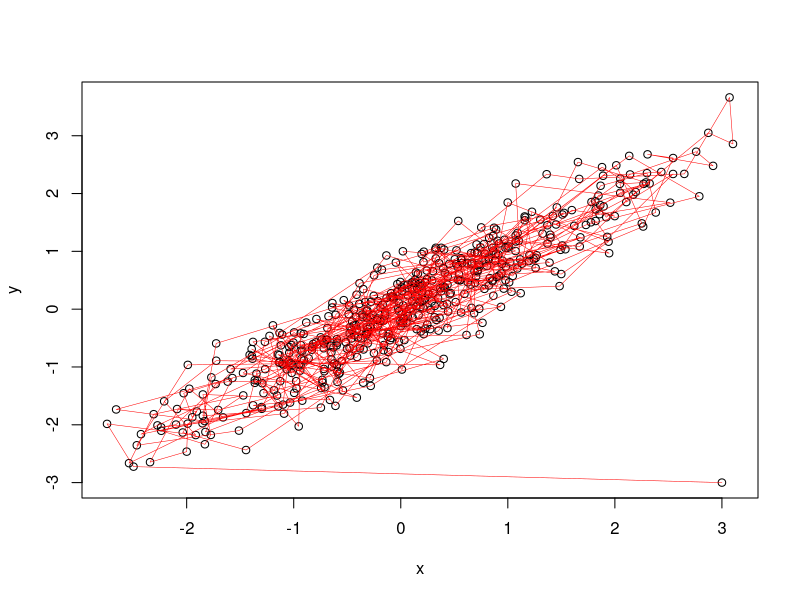

Recreate this plot in R.
#Gibbs Sampling from Bivariate Normal
#inspired by http://www.stat.wisc.edu/~mchung/teaching/stat471/lecture23.pdf
#Distribution is Normal with mean (0,0), covariance matrix of
#(1, rho)
#(rho, 1)

Nsim = 500
x = y = numeric(Nsim)
x[1] = 3
y[1] = -3 #try (x,y) = (10,10) to demonstrate the burn-in effect
rho = 0.9; #correlation coefficient
for(i in 2:Nsim){
  x[i] = rnorm(1, rho*y[i-1], sqrt(1-rho^2)) #conditional dist. of x|y
  y[i] = rnorm(1, rho*x[i], sqrt(1-rho^2)) #conditional dist. of y|x
}
plot(x,y)
lines(x,y, type='l', col='red', lwd=0.5)
